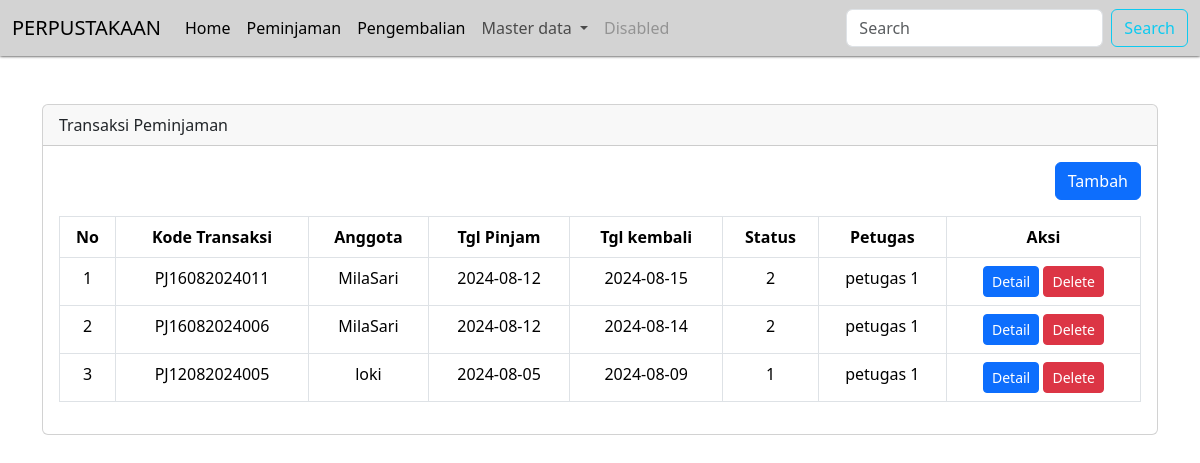
Page /?pg=peminjaman on the committed database.
### tables this page shows
CREATE TABLE `peminjaman` (
  `id` int(11) NOT NULL,
  `id_anggota` int(11) NOT NULL,
  `id_user` int(11) NOT NULL,
  `kode_transaksi` varchar(30) NOT NULL,
  `tgl_pinjam` date NOT NULL,
  `tgl_kembali` date NOT NULL,
  `status` tinyint(11) NOT NULL,
  `created_at` timestamp NOT NULL DEFAULT current_timestamp(),
  `updated_at` timestamp NOT NULL DEFAULT current_timestamp() ON UPDATE current_timestamp(),
  `deleted_at` tinyint(1) DEFAULT 0
);

CREATE TABLE `anggota` (
  `id` int(11) NOT NULL,
  `nisn` varchar(16) NOT NULL,
  `nama_lengkap` varchar(50) NOT NULL,
  `jenis_kelamin` enum('Laki-laki','Perempuan') NOT NULL,
  `no_telp` varchar(13) NOT NULL,
  `alamat` text NOT NULL,
  `created_at` timestamp NOT NULL DEFAULT current_timestamp(),
  `update_at` timestamp NOT NULL DEFAULT current_timestamp() ON UPDATE current_timestamp()
);

CREATE TABLE `user` (
  `id` int(11) NOT NULL,
  `id_level` int(11) NOT NULL,
  `nama_lengkap` varchar(50) NOT NULL,
  `email` varchar(50) NOT NULL,
  `password` varchar(100) NOT NULL,
  `created_at` timestamp NOT NULL DEFAULT current_timestamp(),
  `updated_at` timestamp NOT NULL DEFAULT current_timestamp() ON UPDATE current_timestamp()
);

### content/peminjaman.php (the view, shortened to what this page needs)
<?php
$queryPinjam = mysqli_query($koneksi, "SELECT anggota.nama_lengkap as nama_anggota, user.nama_lengkap, peminjaman.* FROM peminjaman LEFT JOIN anggota ON anggota.id = peminjaman.id_anggota LEFT JOIN user ON user.id = peminjaman.id_user WHERE deleted_at = 0 ORDER BY id DESC");
?>
<div class="container mt-5">
    <div class="row">
        <div class="col-sm-12">
            <div class="card">
                <div class="card-header">Transaksi Peminjaman</div>
                <div class="card-body">
                    <div align="right" class="mb-3">
                        <a href="?pg=tambah-peminjaman" class="btn btn-primary">Tambah</a>
                    </div>
                    <table class="table table-bordered">
                        <thead>
                            <tr style="text-align: center;">
                                <th>No</th>
                                <th>Kode Transaksi</th>
                                <th>Anggota</th>
                                <th>Tgl Pinjam</th>
                                <th>Tgl kembali</th>
                                <th>Status</th>
                                <th>Petugas</th>
                                <th>Aksi</th>
                            </tr>
                        </thead>
                        <tbody style="text-align: center;">
                            <?php $no = 1;
                            while ($rowPinjam = mysqli_fetch_assoc($queryPinjam)) : ?>
                                <tr>
                                    <td><?php echo $no++ ?></td>
                                    <td><?php echo $rowPinjam['kode_transaksi'] ?></td>
                                    <td><?php echo $rowPinjam['nama_anggota'] ?></td>
                                    <td><?php echo $rowPinjam['tgl_pinjam'] ?></td>
                                    <td><?php echo $rowPinjam['tgl_kembali'] ?></td>
                                    <td><?php echo $rowPinjam['status'] ?></td>
                                    <td><?php echo $rowPinjam['nama_lengkap'] ?></td>
                                    <td>
                                        <a href="?pg=tambah-peminjaman&detail=<?php echo $rowPinjam['id'] ?>" class="btn btn-sm btn-primary">Detail</a>
                                        <a href="?pg=tambah-peminjaman&delete=<?php echo $rowPinjam['id'] ?>" class="btn btn-sm btn-danger" onclick="return confirm('apakah anda yakin akan menghapus data?')">Delete</a>
                                    </td>
                                </tr>
                            <?php endwhile ?>
                        </tbody>
                </div>
            </div>
        </div>
    </div>

### index.php (shortened to what this page needs)
<!DOCTYPE html>
<html lang="en">
<head>
    <link rel="stylesheet" href="assets/css/bootstrap.min.css">
</head>
<body>
    <div class="wrapper">
        <nav class="menu navbar navbar-expand-lg bg-body-tertiary">
            <div class="container-fluid">
                <a class="navbar-brand" href="#">PERPUSTAKAAN</a>
                <div class="collapse navbar-collapse" id="navbarSupportedContent">
                    <ul class="navbar-nav me-auto mb-2 mb-lg-0">
                        <li class="nav-item">
                            <a class="nav-link active" aria-current="page" href="?pg=home">Home</a>
                        </li>
                        <li class="nav-item">
                            <a class="nav-link active" aria-current="page" href="?pg=peminjaman">Peminjaman</a>
                        </li>
                        <li class="nav-item">
                            <a class="nav-link active" aria-current="page" href="?pg=pengembalian">Pengembalian</a>
                        </li>
                        <li class="nav-item dropdown">
                            <a class="nav-link dropdown-toggle" href="#" role="button" data-bs-toggle="dropdown" aria-expanded="false">
                                Master data
                            </a>
                        </li>
                        <li class="nav-item">
                            <a class="nav-link disabled" aria-disabled="true">Disabled</a>
                        </li>
                    </ul>
                    <form class="d-flex" role="search">
                        <input class="form-control me-2" type="search" placeholder="Search" aria-label="Search">
                        <button class="btn btn-outline-info" type="submit">Search</button>
                    </form>
                </div>
            </div>
        </nav>
        <?php
        if (isset($_GET['pg'])) {
            if (file_exists('content/' . $_GET['pg'] . '.php')) {
                include 'content/' . $_GET['pg'] . '.php';
            } else {
                echo 'not found';
            }
        } else {
            include 'content/home.php';
        }
        ?>
    </div>
</body>
</html>

### index.php (style rules this page uses)
nav.menu { background-color: lightgray !important; box-shadow: 0 0 3px #000; }

### rows in the picture
peminjaman: kode_transaksi "PJ16082024011", id_anggota.nama_lengkap "MilaSari", tgl_pinjam "2024-08-12", tgl_kembali "2024-08-15", status "2", id_user.nama_lengkap "petugas 1"
peminjaman: kode_transaksi "PJ16082024006", id_anggota.nama_lengkap "MilaSari", tgl_pinjam "2024-08-12", tgl_kembali "2024-08-14", status "2", id_user.nama_lengkap "petugas 1"
peminjaman: kode_transaksi "PJ12082024005", id_anggota.nama_lengkap "loki", tgl_pinjam "2024-08-05", tgl_kembali "2024-08-09", status "1", id_user.nama_lengkap "petugas 1"
